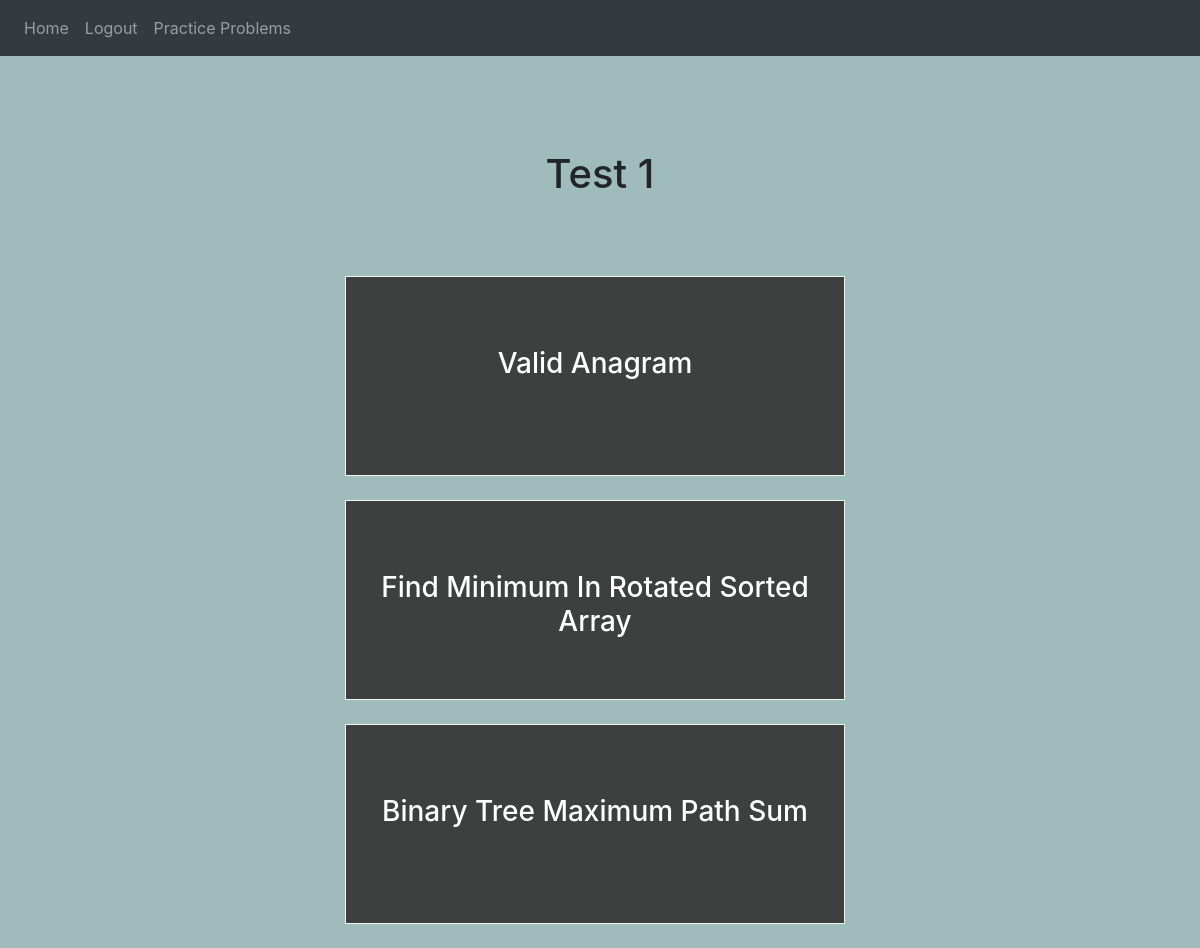
Page /study-session/1 (signed in) on the earlier database version.
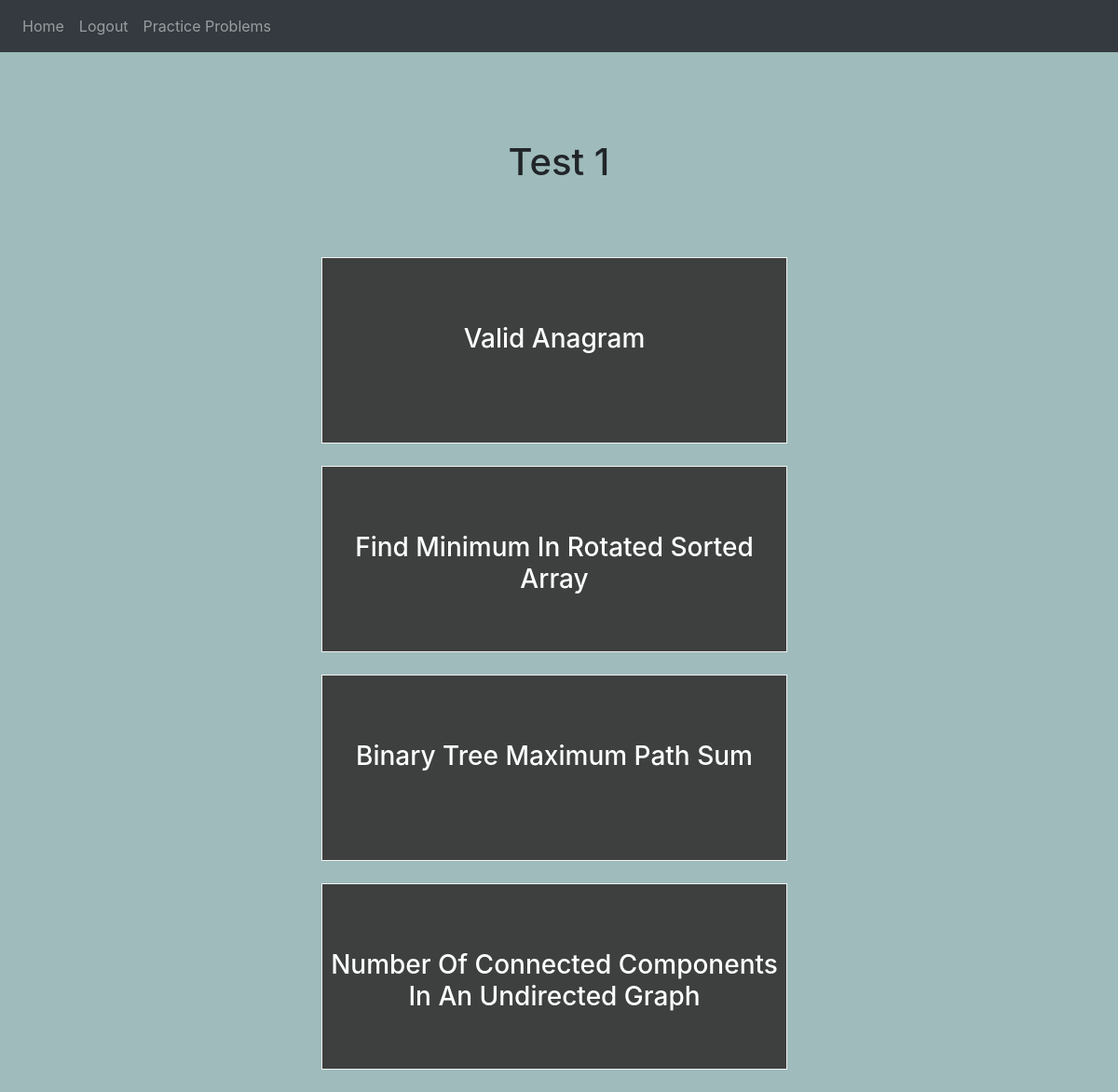
Same page on the later database version.
### website/models.py (models this page shows, shortened)
class Deck(db.Model):
    id = db.Column(db.Integer, primary_key = True)
    name = db.Column(db.String(100))
    flashcards = db.relationship('Flashcard', backref = "currDeck")
    user_id = db.Column(db.Integer, db.ForeignKey('user.id'))

class Flashcard(db.Model):
    id = db.Column(db.Integer, primary_key = True)
    name = db.Column(db.String(10000))
    deck_id = db.Column(db.Integer, db.ForeignKey('deck.id'))
    user_id = db.Column(db.Integer, db.ForeignKey('user.id'))

### website/views.py (the view)
@views.route('/study-session/<deck>')
def study_session(deck):
    deckID = Deck.query.filter_by(id = deck).first()
    return render_template("study_session.html", user = current_user, deck = deckID)

### website/__init__.py (called while the page is built)
def create_app():
    app = Flask(__name__)
    app.config['SECRET_KEY'] = "This is the secret key, don't share with anyone."
    app.config['SQLALCHEMY_DATABASE_URI'] = f"sqlite:///{DB_NAME}"
    db.init_app(app)
    migrate = Migrate(app, db, render_as_batch=True)
    from .views import views
    from .auth import auth
    app.register_blueprint(views, url_prefix = '/')
    app.register_blueprint(auth, url_prefix = '/')
    from .models import User
    with app.app_context():
        db.create_all()
    login_manager = LoginManager()
    login_manager.login_view = 'views.initial'
    login_manager.init_app(app)
    @login_manager.user_loader
    def load_user(id):
        return User.query.get(int(id))
    return app

### website/templates/study_session.html (shortened to what this page needs)
{% extends "base.html" %}
{% block content %}
<br/>
<h1 class="center" class="display-3">{{ deck.name }}</h1>
{% for flashcard in deck.flashcards %}
    <div class="flip-card">
        <div class="flip-card-inner">
        <div class="flip-card-front">
            <h3 class="center">{{ flashcard.name }}</h3>
        </div>
        <div class="flip-card-back">
            <p class="center"><a href="https://leetcode.com/problems/{{ flashcard.name.replace(' ', '-') }}/" target="_blank">Try LeetCode Solution</a></p>
        </div>
        </div>
    </div>
<br />
{% endfor %}
{% endblock %}

### website/templates/base.html (shortened to what this page needs)
<!DOCTYPE html>
<html lang="en">
  <head>
    <link
      rel="stylesheet"
      href="https://stackpath.bootstrapcdn.com/bootstrap/4.4.1/css/bootstrap.min.css"
    />
    <link rel="stylesheet" href="/node_modules/bootstrap/dist/css/bootstrap.min.css">
    <link
      rel="stylesheet"
      href="https://stackpath.bootstrapcdn.com/font-awesome/4.7.0/css/font-awesome.min.css"
    />
    <link rel="stylesheet" href="{{ url_for('static', filename='basics.css') }}">
  </head>
  <body>
    <nav class="navbar navbar-expand-lg navbar-dark bg-dark">
        <div class="collapse navbar-collapse" id="navbar">
            <div class="navbar-nav">
              {% if user.is_authenticated %}
              <a class="nav-item nav-link" id="home" href="/home">Home</a>
              <a class="nav-item nav-link" id="logout" href="/logout">Logout</a>
              {% else %}
              <a class="nav-item nav-link" id="login" href="/login">Login</a>
              <a class="nav-item nav-link" id="signUp" href="/sign-up">Sign Up</a>
              {% endif %}
              <a class="nav-item nav-link" id="practiceProblems" href="/practice-problems">Practice Problems</a>
            </div>
        </div>
    </nav>
    <div class="container">
      {% block content %}
      {% endblock %}
    </div>
  </body>
</html>

### website/static/basics.css (style rules this page uses)
body { background-color: #9FBBBB; margin-top: 0%; margin-left: 0%; margin-right: 0%; }
.center { padding: 70px 0; text-align: center; }
.flip-card { background-color: transparent; width: 500px; height: 200px; border: 1px solid #f1f1f1; perspective: 1000px; margin-left: 300px; }
.flip-card-inner { position: relative; width: 100%; height: 100%; text-align: center; transition: transform 0.8s; transform-style: preserve-3d; }
.flip-card-front, .flip-card-back { position: absolute; width: 100%; height: 100%; -webkit-backface-visibility: hidden; backface-visibility: hidden; }
.flip-card-front { background-color: rgb(61, 64, 63); color: rgb(255, 255, 255); }
.flip-card-back { background-color: rgb(61, 64, 63); color: white; transform: rotateY(180deg); }

Differences in the rows shown:
added Flashcard: name "Number Of Connected Components In An Undirected Graph"
